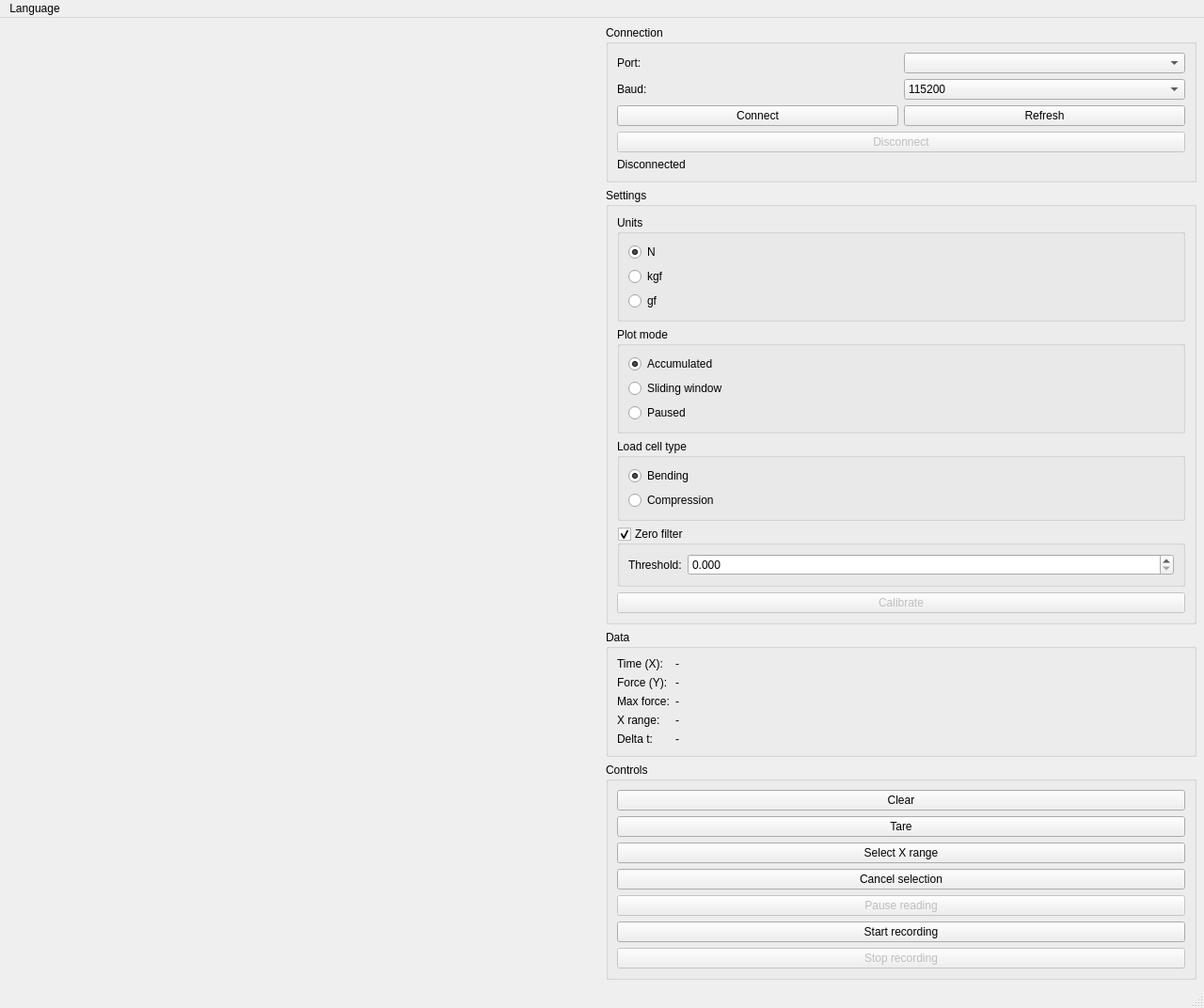
<?xml version="1.0" encoding="UTF-8"?>
<ui version="4.0">
 <class>MainWindow</class>
 <widget class="QMainWindow" name="MainWindow">
  <property name="geometry">
   <rect>
    <x>0</x>
    <y>0</y>
    <width>1280</width>
    <height>720</height>
   </rect>
  </property>
  <property name="windowTitle">
   <string notr="true">RocktStand - Rocket Stand Test Software</string>
  </property>
  <widget class="QWidget" name="centralwidget">
   <layout class="QHBoxLayout" name="horizontalLayout_main">
    <property name="spacing">
     <number>8</number>
    </property>
    <property name="leftMargin">
     <number>8</number>
    </property>
    <property name="topMargin">
     <number>8</number>
    </property>
    <property name="rightMargin">
     <number>8</number>
    </property>
    <property name="bottomMargin">
     <number>8</number>
    </property>
    <item stretch="3">
     <widget class="PlotWidget" name="widget_graph"/>
    </item>
    <item stretch="1">
     <widget class="QWidget" name="widget_panel">
      <layout class="QVBoxLayout" name="verticalLayout_panel">
       <property name="leftMargin">
        <number>0</number>
       </property>
       <property name="topMargin">
        <number>0</number>
       </property>
       <property name="rightMargin">
        <number>0</number>
       </property>
       <property name="bottomMargin">
        <number>0</number>
       </property>
       <item>
        <widget class="QGroupBox" name="gb_conn">
         <property name="title">
          <string>Connection</string>
         </property>
         <layout class="QVBoxLayout" name="verticalLayout_conn">
          <item>
           <layout class="QHBoxLayout" name="horizontalLayout_port">
            <item>
             <widget class="QLabel" name="label_port">
              <property name="text">
               <string>Port:</string>
              </property>
             </widget>
            </item>
            <item>
             <widget class="QComboBox" name="cb_ports"/>
            </item>
           </layout>
          </item>
          <item>
           <layout class="QHBoxLayout" name="horizontalLayout_baud">
            <item>
             <widget class="QLabel" name="label_baud">
              <property name="text">
               <string>Baud:</string>
              </property>
             </widget>
            </item>
            <item>
             <widget class="QComboBox" name="cb_baud">
              <item>
               <property name="text">
                <string notr="true">115200</string>
               </property>
              </item>
              <item>
               <property name="text">
                <string notr="true">9600</string>
               </property>
              </item>
              <item>
               <property name="text">
                <string notr="true">57600</string>
               </property>
              </item>
              <item>
               <property name="text">
                <string notr="true">38400</string>
               </property>
              </item>
             </widget>
            </item>
           </layout>
          </item>
          <item>
           <layout class="QHBoxLayout" name="horizontalLayout_conn_buttons">
            <item>
             <widget class="QPushButton" name="btn_connect">
              <property name="text">
               <string>Connect</string>
              </property>
             </widget>
            </item>
            <item>
             <widget class="QPushButton" name="btn_refresh_ports">
              <property name="text">
               <string>Refresh</string>
              </property>
             </widget>
            </item>
           </layout>
          </item>
          <item>
           <widget class="QPushButton" name="btn_disconnect">
            <property name="enabled">
             <bool>false</bool>
            </property>
            <property name="text">
             <string>Disconnect</string>
            </property>
           </widget>
          </item>
          <item>
           <widget class="QLabel" name="lbl_status">
            <property name="text">
             <string>Disconnected</string>
            </property>
           </widget>
          </item>
         </layout>
        </widget>
       </item>
       <item>
       <widget class="QGroupBox" name="gb_cfg">
         <property name="title">
          <string>Settings</string>
         </property>
         <layout class="QVBoxLayout" name="verticalLayout_cfg">
          <item>
           <widget class="QGroupBox" name="gb_units">
            <property name="title">
             <string>Units</string>
            </property>
            <layout class="QVBoxLayout" name="verticalLayout_units">
             <item>
              <widget class="QRadioButton" name="rb_unit_n">
               <property name="text">
                <string notr="true">N</string>
               </property>
               <property name="checked">
                <bool>true</bool>
               </property>
              </widget>
             </item>
             <item>
              <widget class="QRadioButton" name="rb_unit_kgf">
               <property name="text">
                <string notr="true">kgf</string>
               </property>
              </widget>
             </item>
             <item>
              <widget class="QRadioButton" name="rb_unit_gf">
               <property name="text">
                <string notr="true">gf</string>
               </property>
              </widget>
             </item>
            </layout>
           </widget>
          </item>
          <item>
           <widget class="QGroupBox" name="gb_plot_type">
            <property name="title">
             <string>Plot mode</string>
            </property>
            <layout class="QVBoxLayout" name="verticalLayout_plot_type">
             <item>
              <widget class="QRadioButton" name="rb_plot_accumulated">
               <property name="text">
                <string>Accumulated</string>
               </property>
               <property name="checked">
                <bool>true</bool>
               </property>
              </widget>
             </item>
             <item>
              <widget class="QRadioButton" name="rb_plot_sliding">
               <property name="text">
                <string>Sliding window</string>
               </property>
              </widget>
             </item>
             <item>
              <widget class="QRadioButton" name="rb_plot_paused">
               <property name="text">
                <string>Paused</string>
               </property>
              </widget>
             </item>
            </layout>
           </widget>
          </item>
          <item>
           <widget class="QGroupBox" name="gb_measurement_type">
            <property name="title">
             <string>Load cell type</string>
            </property>
            <layout class="QVBoxLayout" name="verticalLayout_measurement_type">
             <item>
              <widget class="QRadioButton" name="rb_measurement_bending">
               <property name="text">
                <string>Bending</string>
               </property>
               <property name="checked">
                <bool>true</bool>
               </property>
              </widget>
             </item>
             <item>
              <widget class="QRadioButton" name="rb_measurement_compression">
               <property name="text">
                <string>Compression</string>
               </property>
              </widget>
             </item>
            </layout>
           </widget>
          </item>
          <item>
           <widget class="QGroupBox" name="gb_zero_filter">
            <property name="title">
             <string>Zero filter</string>
            </property>
            <property name="toolTip">
             <string>Readings closer to zero than the threshold are shown as exactly zero, so the plot is a flat line when there is no load.</string>
            </property>
            <property name="checkable">
             <bool>true</bool>
            </property>
            <property name="checked">
             <bool>true</bool>
            </property>
            <layout class="QFormLayout" name="formLayout_zero_filter">
             <item row="0" column="0">
              <widget class="QLabel" name="label_zero_threshold">
               <property name="text">
                <string>Threshold:</string>
               </property>
              </widget>
             </item>
             <item row="0" column="1">
              <widget class="QDoubleSpinBox" name="sb_zero_threshold">
               <property name="decimals">
                <number>3</number>
               </property>
               <property name="maximum">
                <double>100000.000000000000000</double>
               </property>
              </widget>
             </item>
            </layout>
           </widget>
          </item>
          <item>
           <widget class="QPushButton" name="btn_calibrate">
            <property name="enabled">
             <bool>false</bool>
            </property>
            <property name="text">
             <string>Calibrate</string>
            </property>
           </widget>
          </item>
         </layout>
        </widget>
       </item>
       <item>
        <widget class="QGroupBox" name="gb_data">
         <property name="title">
          <string>Data</string>
         </property>
         <layout class="QFormLayout" name="formLayout_data">
           <item row="0" column="0">
            <widget class="QLabel" name="label_time">
             <property name="text">
              <string>Time (X):</string>
             </property>
            </widget>
           </item>
           <item row="0" column="1">
            <widget class="QLabel" name="lbl_time">
             <property name="text">
              <string notr="true">-</string>
             </property>
            </widget>
           </item>
           <item row="1" column="0">
            <widget class="QLabel" name="label_force">
            <property name="text">
              <string>Force (Y):</string>
            </property>
           </widget>
          </item>
           <item row="1" column="1">
            <widget class="QLabel" name="lbl_force">
            <property name="text">
             <string notr="true">-</string>
            </property>
           </widget>
          </item>
           <item row="2" column="0">
            <widget class="QLabel" name="label_fmax">
            <property name="text">
             <string>Max force:</string>
            </property>
           </widget>
          </item>
           <item row="2" column="1">
            <widget class="QLabel" name="lbl_fmax">
            <property name="text">
             <string notr="true">-</string>
            </property>
           </widget>
          </item>
           <item row="3" column="0">
            <widget class="QLabel" name="label_xrange">
            <property name="text">
             <string>X range:</string>
            </property>
           </widget>
          </item>
           <item row="3" column="1">
            <widget class="QLabel" name="lbl_xrange">
            <property name="text">
             <string notr="true">-</string>
            </property>
           </widget>
          </item>
           <item row="4" column="0">
            <widget class="QLabel" name="label_xdelta">
            <property name="text">
             <string>Delta t:</string>
            </property>
           </widget>
          </item>
           <item row="4" column="1">
            <widget class="QLabel" name="lbl_xdelta">
            <property name="text">
             <string notr="true">-</string>
            </property>
           </widget>
          </item>
         </layout>
        </widget>
       </item>
       <item>
        <widget class="QGroupBox" name="gb_ctrl">
         <property name="title">
          <string>Controls</string>
         </property>
         <layout class="QVBoxLayout" name="verticalLayout_ctrl">
          <item>
           <widget class="QPushButton" name="btn_clear">
            <property name="text">
             <string>Clear</string>
            </property>
           </widget>
          </item>
          <item>
           <widget class="QPushButton" name="btn_tare">
            <property name="text">
             <string>Tare</string>
            </property>
           </widget>
          </item>
          <item>
           <widget class="QPushButton" name="btn_x_select">
            <property name="text">
             <string>Select X range</string>
            </property>
           </widget>
          </item>
          <item>
           <widget class="QPushButton" name="btn_x_cancel">
            <property name="text">
             <string>Cancel selection</string>
            </property>
           </widget>
          </item>
          <item>
           <widget class="QPushButton" name="btn_toggle_reading">
            <property name="enabled">
             <bool>false</bool>
            </property>
            <property name="text">
             <string>Pause reading</string>
            </property>
           </widget>
          </item>
          <item>
           <widget class="QPushButton" name="btn_rec_start">
            <property name="text">
             <string>Start recording</string>
            </property>
           </widget>
          </item>
          <item>
           <widget class="QPushButton" name="btn_rec_stop">
            <property name="enabled">
             <bool>false</bool>
            </property>
            <property name="text">
             <string>Stop recording</string>
            </property>
           </widget>
          </item>
         </layout>
        </widget>
       </item>
       <item>
        <spacer name="verticalSpacer_panel">
         <property name="orientation">
          <enum>Qt::Vertical</enum>
         </property>
         <property name="sizeHint" stdset="0">
          <size>
           <width>20</width>
           <height>40</height>
          </size>
         </property>
        </spacer>
       </item>
      </layout>
     </widget>
    </item>
   </layout>
  </widget>
  <widget class="QMenuBar" name="menubar">
   <property name="geometry">
    <rect>
     <x>0</x>
     <y>0</y>
     <width>1280</width>
     <height>21</height>
    </rect>
   </property>
   <widget class="QMenu" name="menu_language">
    <property name="title">
     <string>Language</string>
    </property>
    <addaction name="action_lang_en"/>
    <addaction name="action_lang_es"/>
   </widget>
   <addaction name="menu_language"/>
  </widget>
  <widget class="QStatusBar" name="statusbar"/>
  <action name="action_lang_en">
   <property name="checkable">
    <bool>true</bool>
   </property>
   <property name="text">
    <string notr="true">English</string>
   </property>
  </action>
  <action name="action_lang_es">
   <property name="checkable">
    <bool>true</bool>
   </property>
   <property name="text">
    <string notr="true">Español</string>
   </property>
  </action>
 </widget>
 <customwidgets>
  <customwidget>
   <class>PlotWidget</class>
   <extends>QWidget</extends>
   <header>pyqtgraph</header>
   <container>1</container>
  </customwidget>
 </customwidgets>
 <resources/>
 <connections/>
</ui>
